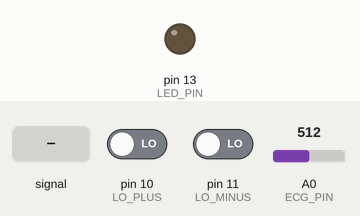
This sketch was run on a simulated Arduino Nano, built with avr-gcc and run on an emulated ATmega328P. On the bench: output pins drawn as LEDs (lit = HIGH). Inputs (shaded band) come from the test bench; at power-on: pin 10 (LO_PLUS) LOW, pin 11 (LO_MINUS) LOW, A0 (ECG_PIN) = 512. What the sketch prints to the serial monitor is not drawn.

Above: at 1.2 s.
1.3 s: A0 (ECG_PIN) fed a 200 Hz sine of ±81 counts around its level
At 2.2 s:
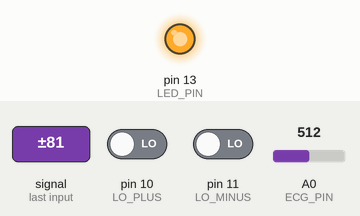
4.3 s: pin 10 (LO_PLUS) driven HIGH
Timing chart, 0 to 7.3 s (numbered marks = the images above; inputs shaded):
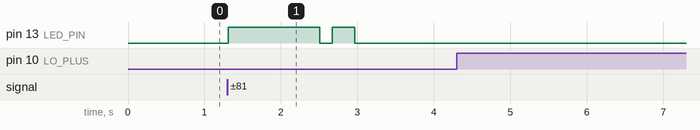

The sketch:

ECG_Monitor.ino
```cpp
/***************************************************************************
 * Project : Real-Time ECG Monitor (Part 1A)
 * Hardware:
 *      - Arduino Nano (ATmega328P)
 *      - AD8232 ECG Module
 *
 * Connections
 * -----------------------------------------
 * AD8232 OUT   -> A0
 * AD8232 LO+   -> D10
 * AD8232 LO-   -> D11
 * LED          -> D13
 *
 * Serial Baud  : 115200
 * Sampling Rate: 250 Hz (4 ms)
 *
 * Part 1A Features
 * -----------------------------------------
 * ✔ Pin configuration
 * ✔ Sampling timing variables
 * ✔ Moving Average Filter
 * ✔ Baseline Wander Removal
 * ✔ Global ECG variables
 ***************************************************************************/

//======================================================================
// PIN DEFINITIONS
//======================================================================

// Analog ECG output from AD8232
const byte ECG_PIN = A0;

// Lead-off detection pins
const byte LO_PLUS = 10;
const byte LO_MINUS = 11;

// Built-in LED used later as heartbeat indicator
const byte LED_PIN = 13;


//======================================================================
// SAMPLING CONFIGURATION
//======================================================================

// ECG should be sampled at approximately 250 Hz.
// One sample every 4 milliseconds.
const unsigned long SAMPLE_PERIOD = 4;

// Stores the previous sampling time.
unsigned long previousSample = 0;


//======================================================================
// RAW ECG VARIABLES
//======================================================================

// Raw ADC value directly from AD8232
int rawECG = 0;

// Output after Moving Average Filter
int filteredECG = 0;

// Final processed ECG after baseline removal
int ecg = 0;


//======================================================================
// MOVING AVERAGE FILTER
//======================================================================
//
// Purpose:
// --------
// Removes high-frequency noise from ECG.
//
// Formula:
// Filtered = Sum(last N samples) / N
//
// Larger FILTER_SIZE
//      smoother waveform
//      slower response
//
// Smaller FILTER_SIZE
//      faster response
//      less filtering
//
// Recommended:
//      8 samples
//======================================================================

const byte FILTER_SIZE = 8;

// Circular buffer storing previous samples
int filterBuffer[FILTER_SIZE];

// Current index of circular buffer
byte filterIndex = 0;

// Running sum of samples
long filterSum = 0;


//======================================================================
// BASELINE WANDER REMOVAL
//======================================================================
//
// ECG often drifts slowly because of
//
// • Breathing
// • Electrode movement
// • Skin impedance
//
// This variable estimates the slowly changing baseline.
//
// ECG = Signal - Baseline
//======================================================================

long baseline = 0;


//======================================================================
// MOVING AVERAGE FILTER FUNCTION
//======================================================================

int movingAverage(int value)
{
    // Remove oldest value from running sum
    filterSum -= filterBuffer[filterIndex];

    // Store newest sample
    filterBuffer[filterIndex] = value;

    // Add newest sample
    filterSum += value;

    // Advance circular buffer index
    filterIndex++;

    // Wrap around when reaching end
    if (filterIndex >= FILTER_SIZE)
        filterIndex = 0;

    // Return average
    return filterSum / FILTER_SIZE;
}


//======================================================================
// BASELINE REMOVAL FUNCTION
//======================================================================
//
// A simple exponential moving average estimates
// the baseline.
//
// baseline(n)
// = 63/64 previous
// + 1/64 current
//
// The filtered ECG is:
//
// ECG = Signal − Baseline
//======================================================================

int removeBaseline(int value)
{
    baseline = (baseline * 63 + value) / 64;

    return value - baseline;
}
/******************************************************************************
 * PART 2A
 * Heartbeat Detection Variables
 ******************************************************************************/
 /******************************************************************************
 * SIGNAL QUALITY VARIABLES
 ******************************************************************************/

// Maximum acceptable ECG amplitude after filtering.
// Values above this are likely motion artifacts or electrical noise.
const int MAX_SIGNAL_AMPLITUDE = 900;

// Number of consecutive noisy samples.
int noisySamples = 0;

// True when the signal is considered unreliable.
bool signalValid = true;

// Number of consecutive noisy samples before declaring the signal invalid.
const int MAX_NOISY_SAMPLES = 25;

/******************************************************************************
 * REFRACTORY PERIOD
 *
 * Ignore any new peak for 250 ms after a valid heartbeat.
 ******************************************************************************/

// 250 ms refractory period
const unsigned long REFRACTORY_PERIOD = 300;

// Time when the last valid beat was detected
unsigned long lastPeakDetected = 0;
//======================================================================
// R-PEAK DETECTION VARIABLES
//======================================================================

// Adaptive threshold
int threshold = 80;

// Highest recent ECG peak
int peakValue = 0;

// Indicates whether we are currently inside a detected beat
bool peakDetected = false;


//======================================================================
// TIMING VARIABLES
//======================================================================

// Time of the previous heartbeat
unsigned long lastBeatTime = 0;

// Time between two consecutive beats
unsigned long rrInterval = 0;


//======================================================================
// HEART RATE
//======================================================================

// Current heart rate
int bpm = 0;


//======================================================================
// VALID RR LIMITS
//
// Prevents false peaks.
//
// RR < 300 ms  → ignored (>200 BPM)
// RR > 2000 ms → ignored (<30 BPM)
//======================================================================

const unsigned long MIN_RR = 400;
const unsigned long MAX_RR = 1800;


//======================================================================
// RR INTERVAL BUFFER
//
// Used to smooth BPM calculation.
//======================================================================

const byte RR_BUFFER_SIZE = 5;

unsigned long rrBuffer[RR_BUFFER_SIZE];

byte rrIndex = 0;

bool rrBufferFilled = false;

/******************************************************************************
 * DIGITAL FILTER VARIABLES
 ******************************************************************************/

// Previous raw sample
float hpPrevInput = 0.0;

// Previous high-pass output
float hpPrevOutput = 0.0;

// Previous low-pass output
float lpPrevOutput = 0.0;

/******************************************************************************
 * HEART RATE VARIABILITY
 ******************************************************************************/

// Store last 20 RR intervals
const byte HRV_BUFFER_SIZE = 20;

unsigned long hrvRR[HRV_BUFFER_SIZE];

byte hrvIndex = 0;

bool hrvFull = false;

// HRV Results
float averageRR = 0;

float SDNN = 0;

/******************************************************************************
 * Part 1B
 * ---------------------------------------------------------------------------
 * Main program
 * Performs:
 *   1. Initializes hardware
 *   2. Samples ECG at 250Hz
 *   3. Detects lead-off condition
 *   4. Reads ADC
 *   5. Applies filtering
 *   6. Sends data to Serial Plotter
 ******************************************************************************/

//======================================================================
// SETUP
//======================================================================

void setup()
{
    // Initialize Serial Communication
    // Use 115200 baud for smooth Serial Plotter updates.
    Serial.begin(115200);

    // ECG Analog Input
    pinMode(ECG_PIN, INPUT);

    // Lead-off detection pins
    pinMode(LO_PLUS, INPUT);
    pinMode(LO_MINUS, INPUT);

    // Heartbeat indicator LED
    pinMode(LED_PIN, OUTPUT);
    digitalWrite(LED_PIN, LOW);

    // Initialize moving-average buffer
    for (byte i = 0; i < FILTER_SIZE; i++)
    {
        filterBuffer[i] = 0;
    }

    Serial.println("====================================");
    Serial.println(" AD8232 ECG Monitor Started");
    Serial.println(" Sampling Rate : 250 Hz");
    Serial.println("====================================");
}


//======================================================================
// LOOP
//======================================================================

/******************************************************************************
 * LOOP
 ******************************************************************************/

void loop()
{
    //----------------------------------------------------------------------
    // Maintain 250 Hz Sampling Rate
    //----------------------------------------------------------------------

    unsigned long currentTime = millis();

    if ((currentTime - previousSample) < SAMPLE_PERIOD)
        return;

    previousSample = currentTime;

    //----------------------------------------------------------------------
    // Check Lead-Off Condition
    //----------------------------------------------------------------------

    bool leadOff =
        digitalRead(LO_PLUS) == HIGH ||
        digitalRead(LO_MINUS) == HIGH;

    if (leadOff)
    {
        // Reset detection state
        peakDetected = false;
        peakValue = 0;

        // Turn OFF heartbeat LED
        digitalWrite(LED_PIN, LOW);

        // Send zero values to Serial Plotter
        Serial.println("0,0,0,0");

        return;
    }

    // Read ECG
    rawECG = analogRead(ECG_PIN);

    // Moving Average
    filteredECG = movingAverage(rawECG);

    // High-pass Filter
    float hpSignal = highPassFilter(filteredECG);

    // Low-pass Filter
    float lpSignal = lowPassFilter(hpSignal);

    // Final ECG
    ecg = (int)lpSignal;

    //----------------------------------------------------------------------
    // Step 3 : Detect Heartbeat
    //----------------------------------------------------------------------

    // Check Signal Quality first
    checkSignalQuality(ecg);

    if (!signalValid)
    {
        Serial.print(ecg);
        Serial.print(",");
        Serial.println(0);

        return;
    }

    // Detect Heartbeat
    detectHeartbeat(ecg);

    //----------------------------------------------------------------------
    // Step 5 : Print Data
    //
    // Format:
    // Processed ECG,
    // BPM
    //----------------------------------------------------------------------
    Serial.print("ECG:");
    Serial.print(ecg);

    Serial.print(",");

    Serial.print("BPM:");
    Serial.print(bpm);
    Serial.print("\n");
}
/******************************************************************************
 * detectHeartbeat()
 *
 * Detects R-peaks using an adaptive threshold.
 ******************************************************************************/
/******************************************************************************
 * detectHeartbeat()
 *
 * Adaptive R-Peak Detection
 ******************************************************************************/

/******************************************************************************
 * Improved QRS Detection
 ******************************************************************************/

void detectHeartbeat(int signal)
{
    static int previousSignal = 0;
    static int previousSlope = 0;

    int slope = signal - previousSignal;

    //------------------------------------------------------------
    // Update adaptive peak estimate
    //------------------------------------------------------------

    if (signal > peakValue)
        peakValue = signal;

    peakValue = peakValue * 995 / 1000;      // Slow decay

    threshold = peakValue * 50 / 100;        // 50% threshold

    unsigned long now = millis();

    //------------------------------------------------------------
    // Refractory Period
    //------------------------------------------------------------

    if ((now - lastPeakDetected) < REFRACTORY_PERIOD)
    {
        previousSignal = signal;
        previousSlope = slope;
        return;
    }

    //------------------------------------------------------------
    // Peak Detection
    // Rising slope followed by falling slope
    //------------------------------------------------------------

    bool isPeak =
        (previousSlope > 0) &&
        (slope <= 0);

    if (isPeak &&
        signal > threshold &&
        signal > 25)          // Ignore tiny peaks
    {

        rrInterval = now - lastBeatTime;

        if (lastBeatTime != 0 &&
            rrInterval >= MIN_RR &&
            rrInterval <= MAX_RR)
        {

            //----------------------------------------------------
            // Store RR
            //----------------------------------------------------

            rrBuffer[rrIndex] = rrInterval;

            rrIndex++;

            if (rrIndex >= RR_BUFFER_SIZE)
            {
                rrIndex = 0;
                rrBufferFilled = true;
            }

            hrvRR[hrvIndex] = rrInterval;

            hrvIndex++;

            if (hrvIndex >= HRV_BUFFER_SIZE)
            {
                hrvIndex = 0;
                hrvFull = true;
            }

            //----------------------------------------------------
            // Average RR
            //----------------------------------------------------

            byte count =
                rrBufferFilled ?
                RR_BUFFER_SIZE :
                rrIndex;

            unsigned long total = 0;

            for (byte i = 0; i < count; i++)
                total += rrBuffer[i];

            if (count > 0)
            {
                unsigned long avgRR = total / count;

                if (avgRR > 0)
                    bpm = 60000UL / avgRR;
            }
        }

        //----------------------------------------------------
        // Save Beat
        //----------------------------------------------------

        lastBeatTime = now;
        lastPeakDetected = now;

        digitalWrite(LED_PIN, HIGH);
    }
    else
    {
        digitalWrite(LED_PIN, LOW);
    }

    previousSignal = signal;
    previousSlope = slope;
}

/******************************************************************************
 * checkSignalQuality()
 *
 * Rejects very large spikes that are usually caused by
 * motion artifacts or poor electrode contact.
 ******************************************************************************/

void checkSignalQuality(int signal)
{
    // Detect unusually large amplitudes
    if (abs(signal) > MAX_SIGNAL_AMPLITUDE)
    {
        noisySamples++;

        if (noisySamples >= MAX_NOISY_SAMPLES)
        {
            signalValid = false;
        }
    }
    else
    {
        // Signal returned to normal
        noisySamples = 0;
        signalValid = true;
    }
}
/******************************************************************************
 * High-Pass Filter
 *
 * Removes slow baseline drift caused by breathing
 * and electrode movement.
 ******************************************************************************/

float highPassFilter(float input)
{
    // Alpha ≈ 0.995 for 250 Hz sampling
    const float alpha = 0.995;

    float output =
        alpha *
        (hpPrevOutput + input - hpPrevInput);

    hpPrevInput = input;
    hpPrevOutput = output;

    return output;
}

/******************************************************************************
 * Low-Pass Filter
 *
 * Removes high-frequency noise.
 ******************************************************************************/

float lowPassFilter(float input)
{
    // Simple exponential low-pass
    const float alpha = 0.45;

    lpPrevOutput =
        lpPrevOutput +
        alpha * (input - lpPrevOutput);

    return lpPrevOutput;
}
```

Measured:
- after the input at 1.3 s, pin 13 (LED_PIN): LOW → HIGH at once, → LOW 1.2 s later, → HIGH 0.16 s later, → LOW 0.30 s later
